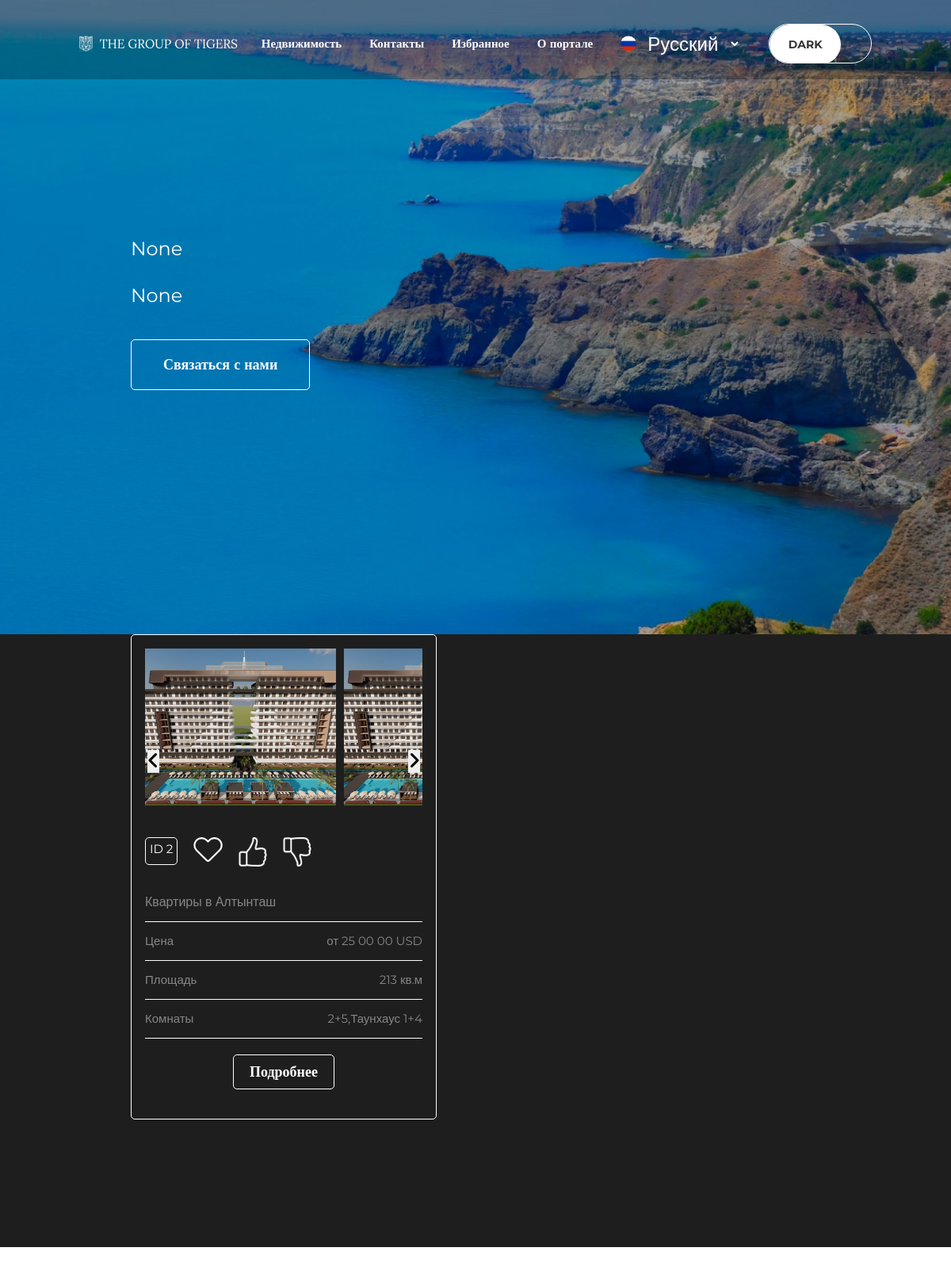
Before: /ru/ilan/hot/ (upper part) with the older database file.
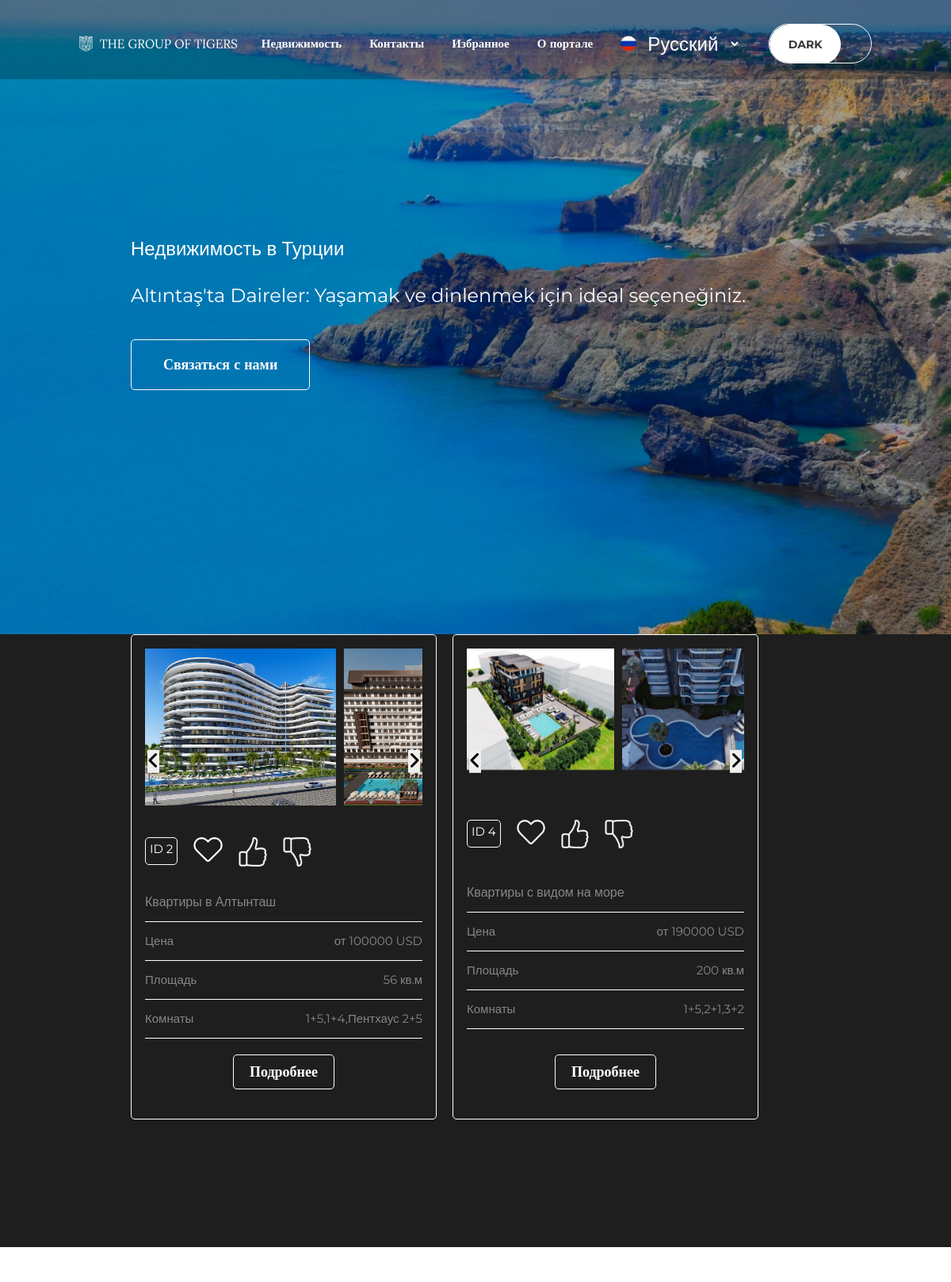
After: the same page with the newer database file.
### ilan/models.py (models this page shows, shortened)
class Image(models.Model):
    image = models.ImageField(
        verbose_name='Изображение',
        help_text='Разрешение изображения должно быть 1920x1080 и выше',
    )
    product = models.ForeignKey(
        Product,
        on_delete=models.PROTECT,
        related_name='images'
    )
    class Meta:
        verbose_name = 'Изображение'
        verbose_name_plural = 'Изображения'

class Product(models.Model):
    title = models.CharField(
        verbose_name="Название (Квартиры с концепцией отеля)",
        max_length=250,
        help_text="Максимум 250 символов",
        unique=True
    )
    description = models.TextField(
        verbose_name="Описание объявления"
    )
    price = models.IntegerField(
        verbose_name="Цена",
        help_text='Максимум 20 символов'
    )
    category = models.ForeignKey(
        Category,
        on_delete=models.PROTECT,
        verbose_name="Категория",
        help_text="Например (Дом).",
    )
    square = models.PositiveSmallIntegerField(
        verbose_name="Площадь",
    )
    rooms = models.ManyToManyField(
        Rooms,
        verbose_name="Комнаты",
    )
    area = models.ForeignKey(
        Area,
        on_delete=models.PROTECT,
        verbose_name="Район (Местонахождения)"
    )
    view = models.ManyToManyField(
        Ip,  # Ip адрес
        verbose_name='View',  # Просмотр
        related_name='view_products',  # related_name='view_products'
        help_text='view count',  # Просмотры
        blank=True,
        null=True,
    )  # View
    created = models.DateTimeField(
        auto_now_add=True,
        verbose_name='Дата создания',
    )  # Дата создания
    updated = models.DateTimeField(
        auto_now=True,
        verbose_name='Дата обновления',
    )  # Дата обновления
    is_active = models.BooleanField(
        default=True,
        verbose_name='Активный',
        help_text='Активный или Скрытый',
    )  # Активный
    slug = models.SlugField(
        max_length=100,  # Максимальная длина 100 символов
        verbose_name='URL',  # URL
        help_text='Max 100 symbols, unique e.g. "alanya-villa-270"',  # URL
        unique=True,
    )  # URL продукта
    top_offer = models.BooleanField(
        help_text="Да/Нет (по умолчанию НЕТ)",
        verbose_name="Топ предложений",
        default=False,
    )
    new_offer = models.BooleanField(
        help_text="Да/Нет (по умолчанию НЕТ)",
        verbose_name="Новые предложения",
        default=False,
    )
    hot_deal = models.BooleanField(
        help_text="Да/Нет (по умолчанию НЕТ)",
        verbose_name="Горячие предложения",
        default=False,
    )
    class Meta:
        verbose_name = 'Объявления'
        verbose_name_plural = 'Объявлении'

### home/models.py (models this page shows)
class Rooms(models.Model):
    title = models.CharField(
        verbose_name="Комнаты в квартире (1+1)",
        max_length=50,
        unique=True,
        help_text="Максимум 50 символов"
    )
    def __str__(self):
        return self.title
    class Meta:
        verbose_name = "Комната"
        verbose_name_plural = "Комнаты"
        db_table = "rooms"

### config_site/models.py (models this page shows, shortened)
class Title(models.Model):
    name = models.CharField(
        max_length=255,
        verbose_name="Заголовок",
        help_text="Заголовок страницы",
        unique=True
    )  # заголовок страницы
    def __str__(self):
        return self.name
    class Meta:
        verbose_name = 'Заголовок'
        verbose_name_plural = 'Заголовки'
        db_table = 'title'

class SubTitle(models.Model):
    name = models.CharField(
        max_length=255,
        verbose_name="Заголовок",
        help_text="Заголовок страницы",
        unique=True
    )  # заголовок страницы
    def __str__(self):
        return self.name
    class Meta:
        verbose_name = 'Подзаголовок'
        verbose_name_plural = 'Подзаголовки'
        db_table = 'subtitle'

### ilan/views.py (the view)
# urls.py: path('hot/', HotProductListView.as_view(), name="hot_products"),
class HotProductListView(ListView):
    model = Product
    context_object_name = "products"
    template_name = "ilan/index.html"
    def get_context_data(self, *, object_list=None, **kwargs):
        context = super().get_context_data(**kwargs)
        context["products"] = Product.objects.filter(hot_deal=True)
        return context

### config_site/context_processor.py (called while the page is built)
def get_title(request):
    title = Title.objects.last()
    return dict(title=title)

def get_subtitle(request):
    subtitle = SubTitle.objects.last()
    return dict(subtitle=subtitle)

### home/context_processor.py (called while the page is built)
def get_all_categories(request):
    categories = Category.objects.all()
    return dict(categories=categories)

def get_all_rooms(request):
    rooms = Rooms.objects.all()
    return dict(rooms=rooms)

def get_all_areas(request):
    areas = Area.objects.all()
    return dict(areas=areas)

### templates/ilan/index.html (shortened to what the changed rows need)
{% extends 'base.html' %}
{% load static %}
{% load i18n %}
{% block content %}
    <div class="sale" id="sale">
        <div class="container">
            <div class="product-grid">
                {% for product in products %}
                    <div class="product-card">
                        <div class="slider owl-carousel" id="slider{{ product.id }}">
                            {% if product.images.all %}
                                {% for image in product.images.all %}
                                    <div>
                                        <img src="{{ image.image.url }}" alt="Product 1" class="image" width="350"
                                             height="290">
                                    </div>
                                {% endfor %}
                            {% endif %}
                        </div>
                        <div class="carousel-nav">
                            <button class="carousel-prev" data-slider="slider{{ product.id }}"><i
                                    class="fa fa-angle-left"></i>
                            </button>
                            <button class="carousel-next" data-slider="slider{{ product.id }}"><i
                                    class="fa fa-angle-right"></i>
                            </button>
                        </div>
                        <ul class="action_product">
                            <li class="id_product">
                                <span>ID&nbsp</span><br>
                                <span>{{ product.id }}</span>
                            </li>
                            <li>
                                <img src="{% static 'img/favorit.svg' %}" onclick="addFavorite({{ product.id }})"
                                     alt="love">
                            </li>
                            <li>
                                <img src="{% static 'img/like.svg' %}" onclick="addLike({{ product.id }})" alt="like">
                            </li>
                            <li>
                                <img src="{% static 'img/dislike.svg' %}" onclick="addDislike({{ product.id }})"
                                     alt="dislike">
                            </li>
                        </ul>
                        <div class="description_product">
                            <div class="description_list">
                                <div class="item-list">
                                    <div class="title-list">{{ product.title }}</div>
                                </div>
                                <div class="item-list">
                                    <div class="price-item">
                                        <ul>
                                            <li>
                                                {% trans 'Цена' %}
                                            </li>
                                            <li>{% trans 'от' %} {{ product.price }} USD</li>
                                        </ul>
                                    </div>
                                </div>
                                <div class="item-list">
                                    <div class="square-item">
                                        <ul>
                                            <li>{% trans 'Площадь' %}</li>
                                            <li>{{ product.square }} {% trans 'кв.м' %}</li>
                                        </ul>
                                    </div>
                                </div>
                                <div class="item-list">
                                    <div class="rooms-list">
                                        <ul>
                                            <li>{% trans 'Комнаты' %}</li>
                                            <li>
                                                <ul>
                                                    {% for room in product.rooms.all %}
                                                        <li>{{ room }}{% if not forloop.last %}, {% endif %}</li>
                                                    {% endfor %}
                                                </ul>
                                            </li>
                                        </ul>
                                    </div>
                                </div>
                            </div>
                        </div>
                        <a href="#" class="btn-more">{% trans 'Подробнее' %}</a>
                    </div>
                {% endfor %}
            </div>
        </div>
    </div>
{% endblock %}

### templates/include/header.html (shortened to what this page needs)
{% load i18n %}
{% load static %}
<header>
    <div class="headerTop">
        <div class="headerTopElements">
            <div class="navLeft">
                <img src="{% static 'img/svg/logo__.svg' %}" alt="" class="logo">
            </div>
            <div class="navRight">
                <ul class="pages">
                    <li class="options"><a href="{% url 'home' %}">{% trans "Недвижимость" %}</a></li>
                    <li class="options"><a href="#">{% trans "Контакты" %}</a></li>
                    <li class="options"><a href="{% url 'favorite' %}">{% trans "Избранное" %}</a></li>
                    <li class="options"><a href="{% url 'about' %}">{% trans "О портале" %}</a></li>
                    <li class="options langOptions">
                        <img src="{% static 'img/flags/ru.svg' %}" alt="ru" width="20px" id="flag">
                        <form action="{% url 'set_language' %}" method="post">{% csrf_token %}
                            <select name="language">
                                {% get_current_language as LANGUAGE_CODE %}
                                {% get_available_languages as LANGUAGES %}
                                {% get_language_info_list for LANGUAGES as languages %}
                                {% for language in languages %}
                                    <option value="{{ language.code }}"{% if language.code == LANGUAGE_CODE %}
                                            selected{% endif %}>
                                        {{ language.name_local }}
                                    </option>
                                {% endfor %}
                            </select>
                        </form>
                    <li class="options">
                        <label><input type="checkbox" class="theme">
                            <span class="forTheme"></span>
                        </label></li>
                </ul>
            </div>
        </div>
    </div>
    <div class="container">
        <div class="headerMain">
            <h2 class="MainText">{{ title }}</h2>
            <h4 class="SomeText">{{ subtitle }}</h4>
            <button class="contactWithUs">{% trans 'Связаться с нами' %}</button>
        </div>
    </div>
</header>

Changed rows visible on the page:
removed Rooms: title "2+5", shown under Product "Квартиры в Алтынташ"
removed Rooms: title "Таунхаус 1+4", shown under Product "Квартиры в Алтынташ"
added Title: name "Недвижимость в Турции"
added SubTitle: name "Altıntaş'ta Daireler: Yaşamak ve dinlenmek için ideal seçeneğiniz."
changed Product "Квартиры в Алтынташ": gains Image (image (picture)); price "25 00 00" → "100000"; square "213" → "56"
added Rooms: title "1+5"
added Rooms: title "1+4", shown under Product "Квартиры в Алтынташ"
added Rooms: title "Пентхаус 2+5", shown under Product "Квартиры в Алтынташ"
added Product: id "4", title "Квартиры с видом на море", price "190000", square "200"
added Image: image (picture), shown under "4"
added Image: image (picture), shown under "4"
added Rooms: title "2+1", shown under "4"
added Rooms: title "3+2", shown under "4"
Other visible differences:
{{ title }}: "None" → (not shown)
{{ subtitle }}: "None" → (not shown)
